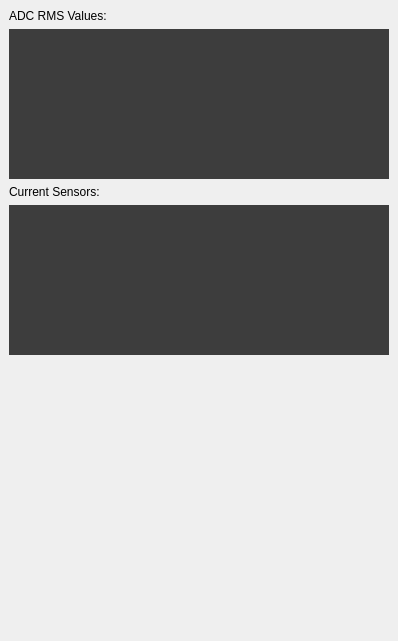
         <widget class="QWidget" name="measurePage">
          <property name="geometry">
           <rect>
            <x>0</x>
            <y>0</y>
            <width>398</width>
            <height>641</height>
           </rect>
          </property>
          <property name="font">
           <font>
            <weight>50</weight>
            <bold>false</bold>
           </font>
          </property>
          <attribute name="icon">
           <iconset>
            <normaloff>img/stats.png</normaloff>img/stats.png</iconset>
          </attribute>
          <attribute name="label">
           <string>Measures</string>
          </attribute>
          <layout class="QVBoxLayout" name="verticalLayout_8">
           <property name="spacing">
            <number>0</number>
           </property>
           <property name="leftMargin">
            <number>9</number>
           </property>
           <property name="topMargin">
            <number>9</number>
           </property>
           <property name="rightMargin">
            <number>9</number>
           </property>
           <property name="bottomMargin">
            <number>9</number>
           </property>
           <item>
            <widget class="QWidget" name="chartWidget" native="true">
             <property name="styleSheet">
              <string notr="true"/>
             </property>
             <layout class="QVBoxLayout" name="verticalLayout_7">
              <property name="spacing">
               <number>6</number>
              </property>
              <property name="leftMargin">
               <number>0</number>
              </property>
              <property name="topMargin">
               <number>0</number>
              </property>
              <property name="rightMargin">
               <number>0</number>
              </property>
              <property name="bottomMargin">
               <number>0</number>
              </property>
              <item>
               <widget class="QLabel" name="label_9">
                <property name="text">
                 <string>ADC RMS Values:</string>
                </property>
               </widget>
              </item>
              <item>
               <widget class="QWidget" name="chartCanvasWidget_0" native="true">
                <property name="minimumSize">
                 <size>
                  <width>100</width>
                  <height>150</height>
                 </size>
                </property>
                <property name="maximumSize">
                 <size>
                  <width>16777215</width>
                  <height>16777215</height>
                 </size>
                </property>
                <property name="autoFillBackground">
                 <bool>false</bool>
                </property>
                <property name="styleSheet">
                 <string notr="true">background-color: rgb(61, 61, 61);</string>
                </property>
                <layout class="QHBoxLayout" name="horizontalLayout_11"/>
               </widget>
              </item>
              <item>
               <widget class="QLabel" name="label_10">
                <property name="text">
                 <string>Current Sensors:</string>
                </property>
               </widget>
              </item>
              <item>
               <widget class="QWidget" name="chartCanvasWidget_1" native="true">
                <property name="minimumSize">
                 <size>
                  <width>100</width>
                  <height>150</height>
                 </size>
                </property>
                <property name="styleSheet">
                 <string notr="true">background-color: rgb(61, 61, 61);</string>
                </property>
                <layout class="QHBoxLayout" name="horizontalLayout_12"/>
               </widget>
              </item>
              <item>
               <spacer name="verticalSpacer_2">
                <property name="orientation">
                 <enum>Qt::Vertical</enum>
                </property>
                <property name="sizeHint" stdset="0">
                 <size>
                  <width>20</width>
                  <height>40</height>
                 </size>
                </property>
               </spacer>
              </item>
             </layout>
            </widget>
           </item>
          </layout>
         </widget>
